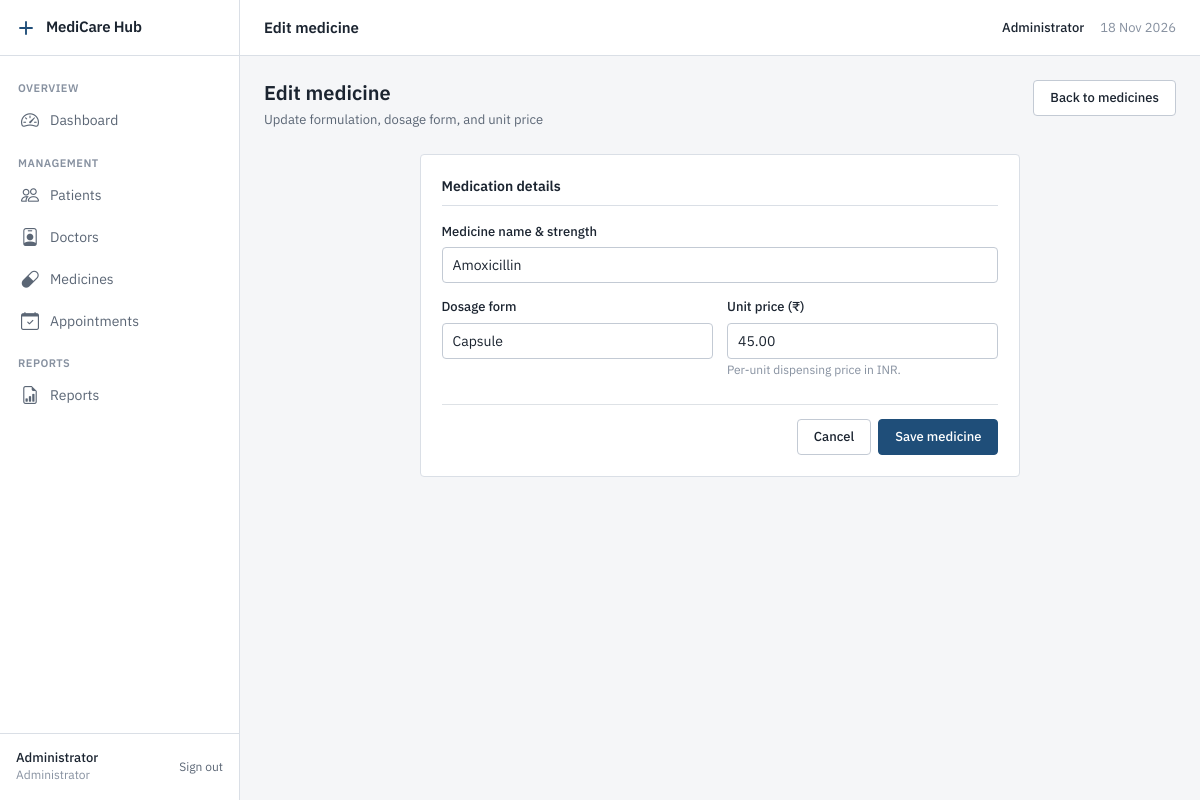
/admin/medicine_form.php?id=2 (signed in), run on an earlier commit of the app's database.
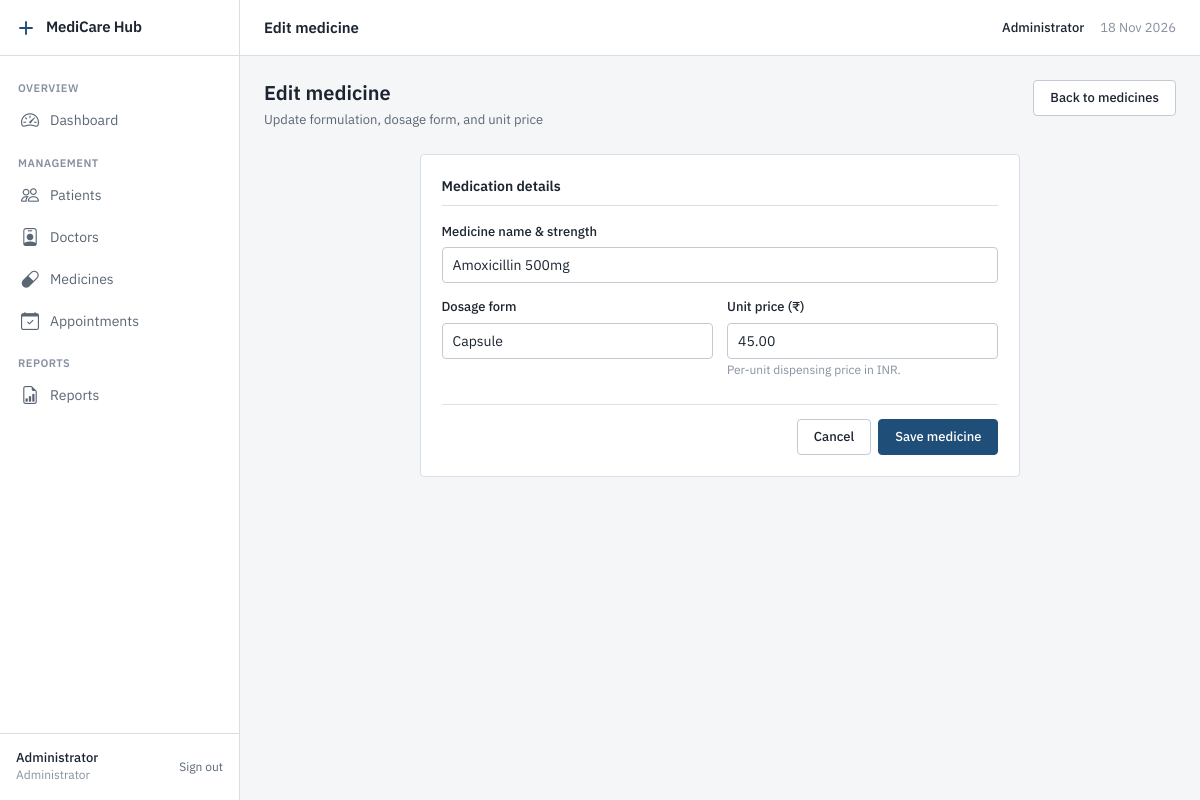
And on a later commit of the database.
### tables this page shows
CREATE TABLE Medicine (
    medicine_id INT AUTO_INCREMENT PRIMARY KEY,
    medicine_name VARCHAR(100) NOT NULL,
    type VARCHAR(50) NOT NULL,
    price DECIMAL(8,2) NOT NULL
);

### includes/functions.php (called while the page is built, shortened)
<?php
function e(string $str): string
{
    return htmlspecialchars($str, ENT_QUOTES, 'UTF-8');
}

### admin/medicine_form.php (the view, shortened to what this page needs)
<?php
require_once __DIR__ . '/../config/db.php';
require_once __DIR__ . '/../includes/functions.php';
$id = isset($_GET['id']) ? (int)$_GET['id'] : 0;
$isEdit = ($id > 0);
$medicine = [
    'medicine_name' => '',
    'type' => '',
    'price' => ''
];
$errors = [];
if ($isEdit) {
    $stmt = $pdo->prepare('SELECT * FROM Medicine WHERE medicine_id = ?');
    $stmt->execute([$id]);
    $medData = $stmt->fetch();
    $medicine = $medData;
}
require_once __DIR__ . '/../includes/header.php';
?>
<div class="page-header">
    <div>
        <h1 class="page-title"><?php echo $isEdit ? 'Edit medicine' : 'Add medicine'; ?></h1>
        <p class="page-description"><?php echo $isEdit ? 'Update formulation, dosage form, and unit price' : 'Add a new medication to the pharmacy catalog'; ?></p>
    </div>
    <a href="/medicarehub/admin/medicines.php" class="btn btn-secondary">Back to medicines</a>
</div>
<div class="row justify-content-center">
    <div class="col-lg-8">
        <div class="card">
            <div class="card-body p-4">
                <form method="POST" action="">
                    <div class="form-section">
                        <div class="form-section-title">Medication details</div>
                        <div class="row g-3">
                            <div class="col-12">
                                <label for="medicine_name" class="form-label">Medicine name & strength</label>
                                <input type="text" class="form-control" id="medicine_name" name="medicine_name" value="<?php echo e($medicine['medicine_name']); ?>" placeholder="e.g. Amoxicillin 500mg, Paracetamol 650mg" required autofocus>
                            </div>
                            <div class="col-md-6">
                                <label for="type" class="form-label">Dosage form</label>
                                <input type="text" class="form-control" id="type" name="type" value="<?php echo e($medicine['type']); ?>" placeholder="e.g. Tablet, Capsule, Syrup, Topical" list="typeList" required>
                            </div>
                            <div class="col-md-6">
                                <label for="price" class="form-label">Unit price (₹)</label>
                                <input type="number" step="0.01" class="form-control" id="price" name="price" value="<?php echo e((string)$medicine['price']); ?>" min="0" placeholder="0.00" required>
                                <?php if (isset($errors['price'])): ?>
                                    <span class="form-error"><?php echo e($errors['price']); ?></span>
                                <?php else: ?>
                                    <span class="form-text">Per-unit dispensing price in INR.</span>
                                <?php endif; ?>
                            </div>
                        </div>
                    </div>
                    <div class="d-flex justify-content-end gap-2 pt-3 border-top">
                        <a href="/medicarehub/admin/medicines.php" class="btn btn-secondary">Cancel</a>
                        <button type="submit" class="btn btn-primary"><?php echo $isEdit ? 'Save medicine' : 'Add medicine'; ?></button>
                    </div>
                </form>
            </div>
        </div>
    </div>
</div>
<?php require_once __DIR__ . '/../includes/footer.php'; ?>

What changed in the data, as far as the page shows it:
changed medicine "Capsule": medicine_name "Amoxicillin" → "Amoxicillin 500mg"
